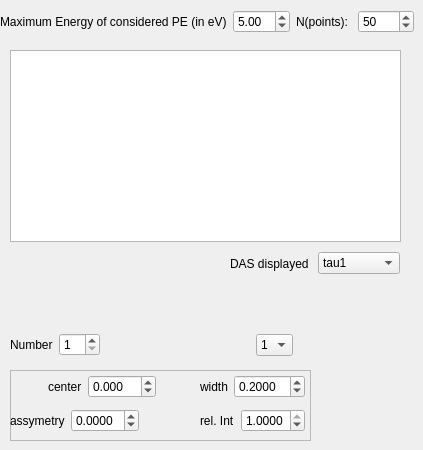
      <widget class="QWidget" name="tab_PE">
       <attribute name="title">
        <string>PE</string>
       </attribute>
       <widget class="PlotWidget" name="viewer_pe">
        <property name="geometry">
         <rect>
          <x>10</x>
          <y>50</y>
          <width>391</width>
          <height>192</height>
         </rect>
        </property>
       </widget>
       <widget class="QWidget" name="layoutWidget">
        <property name="geometry">
         <rect>
          <x>10</x>
          <y>330</y>
          <width>283</width>
          <height>30</height>
         </rect>
        </property>
        <layout class="QHBoxLayout" name="horizontalLayout_6">
         <item>
          <layout class="QHBoxLayout" name="horizontalLayout_5">
           <item>
            <widget class="QLabel" name="label_8">
             <property name="text">
              <string>Number</string>
             </property>
            </widget>
           </item>
           <item>
            <widget class="QSpinBox" name="spinBox_PE_number">
             <property name="minimum">
              <number>1</number>
             </property>
             <property name="maximum">
              <number>40</number>
             </property>
             <property name="value">
              <number>1</number>
             </property>
            </widget>
           </item>
          </layout>
         </item>
         <item>
          <spacer name="horizontalSpacer_2">
           <property name="orientation">
            <enum>Qt::Horizontal</enum>
           </property>
           <property name="sizeHint" stdset="0">
            <size>
             <width>40</width>
             <height>20</height>
            </size>
           </property>
          </spacer>
         </item>
         <item>
          <widget class="QComboBox" name="comboBox_PE_current">
           <item>
            <property name="text">
             <string>1</string>
            </property>
           </item>
          </widget>
         </item>
        </layout>
       </widget>
       <widget class="QFrame" name="frame">
        <property name="geometry">
         <rect>
          <x>10</x>
          <y>370</y>
          <width>301</width>
          <height>71</height>
         </rect>
        </property>
        <property name="frameShape">
         <enum>QFrame::StyledPanel</enum>
        </property>
        <property name="frameShadow">
         <enum>QFrame::Raised</enum>
        </property>
        <property name="lineWidth">
         <number>2</number>
        </property>
        <widget class="QWidget" name="layoutWidget">
         <property name="geometry">
          <rect>
           <x>0</x>
           <y>0</y>
           <width>295</width>
           <height>68</height>
          </rect>
         </property>
         <layout class="QVBoxLayout" name="verticalLayout">
          <item>
           <layout class="QHBoxLayout" name="horizontalLayout_10">
            <item>
             <layout class="QHBoxLayout" name="horizontalLayout_7">
              <item>
               <spacer name="horizontalSpacer_4">
                <property name="orientation">
                 <enum>Qt::Horizontal</enum>
                </property>
                <property name="sizeHint" stdset="0">
                 <size>
                  <width>40</width>
                  <height>20</height>
                 </size>
                </property>
               </spacer>
              </item>
              <item>
               <widget class="QLabel" name="label_6">
                <property name="text">
                 <string>center</string>
                </property>
               </widget>
              </item>
              <item>
               <widget class="QDoubleSpinBox" name="doubleSpinBox_PE_center">
                <property name="decimals">
                 <number>3</number>
                </property>
                <property name="minimum">
                 <double>-20.000000000000000</double>
                </property>
                <property name="maximum">
                 <double>20.000000000000000</double>
                </property>
                <property name="singleStep">
                 <double>0.001000000000000</double>
                </property>
               </widget>
              </item>
             </layout>
            </item>
            <item>
             <spacer name="horizontalSpacer_3">
              <property name="orientation">
               <enum>Qt::Horizontal</enum>
              </property>
              <property name="sizeHint" stdset="0">
               <size>
                <width>40</width>
                <height>20</height>
               </size>
              </property>
             </spacer>
            </item>
            <item>
             <layout class="QHBoxLayout" name="horizontalLayout_8">
              <item>
               <widget class="QLabel" name="label_7">
                <property name="text">
                 <string>width</string>
                </property>
               </widget>
              </item>
              <item>
               <widget class="QDoubleSpinBox" name="doubleSpinBox_PE_width">
                <property name="decimals">
                 <number>4</number>
                </property>
                <property name="minimum">
                 <double>0.000100000000000</double>
                </property>
                <property name="singleStep">
                 <double>0.001000000000000</double>
                </property>
                <property name="value">
                 <double>0.200000000000000</double>
                </property>
               </widget>
              </item>
             </layout>
            </item>
           </layout>
          </item>
          <item>
           <layout class="QHBoxLayout" name="horizontalLayout_11">
            <item>
             <layout class="QHBoxLayout" name="horizontalLayout_9">
              <item>
               <widget class="QLabel" name="label_5">
                <property name="text">
                 <string>assymetry</string>
                </property>
               </widget>
              </item>
              <item>
               <widget class="QDoubleSpinBox" name="doubleSpinBox_pe_assymetry">
                <property name="decimals">
                 <number>4</number>
                </property>
                <property name="minimum">
                 <double>-4.000000000000000</double>
                </property>
                <property name="maximum">
                 <double>4.000000000000000</double>
                </property>
                <property name="singleStep">
                 <double>0.000100000000000</double>
                </property>
               </widget>
              </item>
             </layout>
            </item>
            <item>
             <spacer name="horizontalSpacer">
              <property name="orientation">
               <enum>Qt::Horizontal</enum>
              </property>
              <property name="sizeHint" stdset="0">
               <size>
                <width>40</width>
                <height>20</height>
               </size>
              </property>
             </spacer>
            </item>
            <item>
             <layout class="QHBoxLayout" name="horizontalLayout_21">
              <item>
               <widget class="QLabel" name="label_19">
                <property name="text">
                 <string>rel. Int</string>
                </property>
               </widget>
              </item>
              <item>
               <widget class="QDoubleSpinBox" name="doubleSpinBox_pe_rel_intensity">
                <property name="decimals">
                 <number>4</number>
                </property>
                <property name="minimum">
                 <double>0.000100000000000</double>
                </property>
                <property name="maximum">
                 <double>1.000000000000000</double>
                </property>
                <property name="singleStep">
                 <double>0.000100000000000</double>
                </property>
                <property name="value">
                 <double>1.000000000000000</double>
                </property>
               </widget>
              </item>
             </layout>
            </item>
           </layout>
          </item>
         </layout>
        </widget>
       </widget>
       <widget class="QWidget" name="layoutWidget_40">
        <property name="geometry">
         <rect>
          <x>230</x>
          <y>250</y>
          <width>170</width>
          <height>27</height>
         </rect>
        </property>
        <layout class="QHBoxLayout" name="horizontalLayout_112">
         <item>
          <widget class="QLabel" name="label_120">
           <property name="text">
            <string>DAS displayed</string>
           </property>
          </widget>
         </item>
         <item>
          <widget class="QComboBox" name="comboBox_DisplayedComponent">
           <item>
            <property name="text">
             <string>tau1</string>
            </property>
           </item>
           <item>
            <property name="text">
             <string>tau2</string>
            </property>
           </item>
           <item>
            <property name="text">
             <string>tau3</string>
            </property>
           </item>
           <item>
            <property name="text">
             <string>offset</string>
            </property>
           </item>
          </widget>
         </item>
        </layout>
       </widget>
       <widget class="QWidget" name="layoutWidget">
        <property name="geometry">
         <rect>
          <x>0</x>
          <y>10</y>
          <width>414</width>
          <height>24</height>
         </rect>
        </property>
        <layout class="QHBoxLayout" name="horizontalLayout_118">
         <item>
          <layout class="QHBoxLayout" name="horizontalLayout_4">
           <item>
            <widget class="QLabel" name="label_4">
             <property name="text">
              <string>Maximum Energy of considered PE (in eV)</string>
             </property>
            </widget>
           </item>
           <item>
            <widget class="QDoubleSpinBox" name="doubleSpinBox_max_Energy_PE">
             <property name="minimum">
              <double>1.000000000000000</double>
             </property>
             <property name="maximum">
              <double>15.000000000000000</double>
             </property>
             <property name="singleStep">
              <double>0.100000000000000</double>
             </property>
             <property name="value">
              <double>5.000000000000000</double>
             </property>
            </widget>
           </item>
          </layout>
         </item>
         <item>
          <layout class="QHBoxLayout" name="horizontalLayout_117">
           <item>
            <widget class="QLabel" name="label_124">
             <property name="text">
              <string>N(points):</string>
             </property>
            </widget>
           </item>
           <item>
            <widget class="QSpinBox" name="spinBox_simulate_number_energy_points">
             <property name="minimum">
              <number>2</number>
             </property>
             <property name="maximum">
              <number>500</number>
             </property>
             <property name="value">
              <number>50</number>
             </property>
            </widget>
           </item>
          </layout>
         </item>
        </layout>
       </widget>
      </widget>
